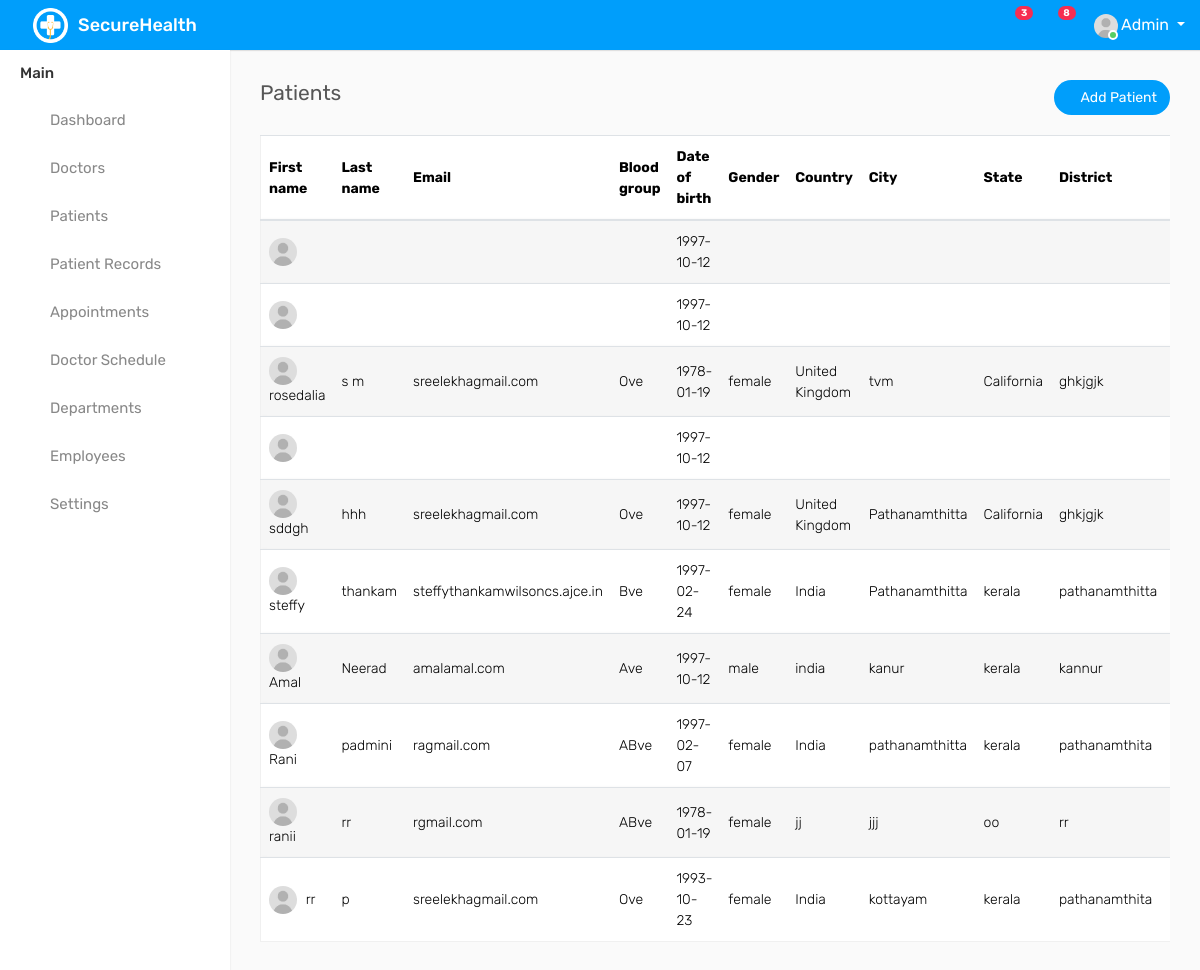
The app's page /patientdetails (signed in) with its own data.
### secureHealth/models.py (models this page shows, shortened)
class patientRegistrationDatas(models.Model):
    first_name = models.TextField()
    last_name = models.TextField()
    username = models.TextField()
    email =  models.TextField()
    blood_group= models.TextField()
    password = models.TextField()
    date_of_birth = models.TextField()
    address = models.TextField()
    gender = models.TextField()
    country = models.TextField()
    city = models.TextField(default="tvm")
    state = models.TextField()
    district = models.TextField()
    pincode = models.TextField()
    mobile_number = models.TextField()
    status = models.TextField()
    doctor_name = models.TextField(default="Dr Anitha Samuel")
    hospital_name = models.TextField(default="cm hospital")
    class Meta:
        verbose_name_plural="Patient Registration Details"

### secureHealth/views.py (the view)
# urls.py: path('patientdetails',views.patientdetails,name="patientdetails"),
def patientdetails(request):
    hospital = request.session['hospital']
    patient_details = patientRegistrationDatas.objects.filter(hospital_name=hospital)
    patient_details = patientRegistrationDatas.objects.all()
    patient_data = []
    for patient_info in patient_details:
        first_name = enc_decr.decrypt(patient_info.first_name)
        last_name = enc_decr.decrypt(patient_info.last_name)
        email = enc_decr.decrypt(patient_info.email)
        date_of_birth = patient_info.date_of_birth
        blood_group = enc_decr.decrypt(patient_info.blood_group)
        gender = enc_decr.decrypt(patient_info.gender)
        country = enc_decr.decrypt(patient_info.country)
        city = enc_decr.decrypt(patient_info.city)
        state = enc_decr.decrypt(patient_info.state)
        district = enc_decr.decrypt(patient_info.district)
        pincode = enc_decr.decrypt(patient_info.pincode)
        mobile_number = enc_decr.decrypt(patient_info.mobile_number)
        status= enc_decr.decrypt(patient_info.status)
        decrypt_patient_details = {'id':patient_info.id,'email':email,'first_name':first_name,'last_name':last_name,'date_of_birth':date_of_birth,'blood_group':blood_group,'gender':gender,'country':country,'city':city,'state':state,'district':district,'pincode':pincode,'mobile_number':mobile_number,'status':status}
        patient_data.append(decrypt_patient_details)
    return render(request,'secureHealth/patients.html',{'patients':patient_data})

### secureHealth/sh_encryption/enc_decr.py (called while the page is built)
def decrypt(output_d):
    n=187
    def double_decr(from_double):
        set_value = 2
        double_decrypt = ""
        for data in from_double:
            if (set_value % 2 == 0):
                double_decrypt = double_decrypt + data
            set_value = set_value + 1
        return (double_decrypt)
    encrypted_code=output_d
    double_decrypted_data=double_decr(encrypted_code)
    d=23
    decrypted_info=file_encrypt.data_decrypt(double_decrypted_data,d,n)
    return(decrypted_info)

### secureHealth/sh_encryption/mod.py (called while the page is built)
def asym_dec(enc,d,n):
    dec = (enc**d) % n
    return(dec)

### secureHealth/templates/secureHealth/patients.html (shortened to what this page needs)
{% extends 'secureHealth/base.html' %}
{% load static %}
{% block content %}
<div class="col-sm-4 col-3">
    <h4 class="page-title">Patients</h4>
</div>
<div class="col-sm-8 col-9 text-right m-b-20">
    <a href="{% url 'addPatient' %}" class="btn btn btn-primary btn-rounded float-right"><i class="fa fa-plus"></i> Add Patient</a>
</div>
</div>
<div class="row">
<div class="col-md-12">
    <div class="table-responsive">
        <table class="table table-border table-striped custom-table datatable mb-0">
            <thead>
                <tr>
                    <th>First name</th>
                    <th>Last name</th>
                    <th>Email</th>
                    <th>Blood group</th>
                    <th>Date of birth</th>
                    <th>Gender</th>
                    <th>Country</th>
                    <th>City</th>
                    <th>State</th>
                    <th>District</th>
                    <th>Pincode</th>
                </tr>
            </thead>
            <tbody>
                {% for patient in patients %}
                <tr>
                    <td><img width="28" height="28" src="{% static 'assets2/img/user.jpg' %}" class="rounded-circle m-r-5" alt=""> {{patient.first_name}}</td>
                    <td>{{patient.last_name}}</td>
                    <td>{{patient.email}}</td>
                    <td>{{patient.blood_group}}</td>
                    <td>{{patient.date_of_birth}}</td>
                    <td>{{patient.gender}}</td>
                    <td>{{patient.country}}</td>
                    <td>{{patient.city}}</td>
                    <td>{{patient.state}}</td>
                    <td>{{patient.district}}</td>
                    <td>{{patient.pincode}}</td>
                </tr>
                {% endfor %}
            </tbody>
        </table>
    </div>
</div>
</div>
{% endblock %}

### records on screen
patientRegistrationDatas: date_of_birth "1997-10-12"
patientRegistrationDatas: date_of_birth "1997-10-12", first_name "rosedalia", last_name "s m", email "sreelekhagmail.com", blood_group "Ove", date_of_birth "1978-01-19", gender "female", country "United Kingdom", city "tvm", state "California", district "ghkjgjk", first_name "ranii", last_name "rr", email "rgmail.com", blood_group "ABve", country "jj", city "jjj", state "oo", district "rr", first_name "rr", last_name "p", date_of_birth "1993-10-23", country "India", city "kottayam", state "kerala", district "pathanamthita"
patientRegistrationDatas: date_of_birth "1997-10-12", first_name "sddgh", last_name "hhh", email "sreelekhagmail.com", blood_group "Ove", date_of_birth "1997-10-12", gender "female", country "United Kingdom", city "Pathanamthitta", state "California", district "ghkjgjk", first_name "steffy", last_name "thankam", email "steffythankamwilsoncs.ajce.in", blood_group "Bve", date_of_birth "1997-02-24", country "India", state "kerala", district "pathanamthitta"
patientRegistrationDatas: date_of_birth "1997-10-12"
patientRegistrationDatas: date_of_birth "1997-02-07"

### other values on screen
{{ patient.first_name }} "Amal" "Rani"
{{ patient.last_name }} "Neerad" "padmini"
{{ patient.email }} "amalamal.com" "ragmail.com"
{{ patient.blood_group }} "Ave" "ABve"
{{ patient.gender }} "male" "female"
{{ patient.country }} "india" "India"
{{ patient.city }} "kanur" "pathanamthitta"
{{ patient.state }} "kerala" "kerala"
{{ patient.district }} "kannur" "pathanamthita"
